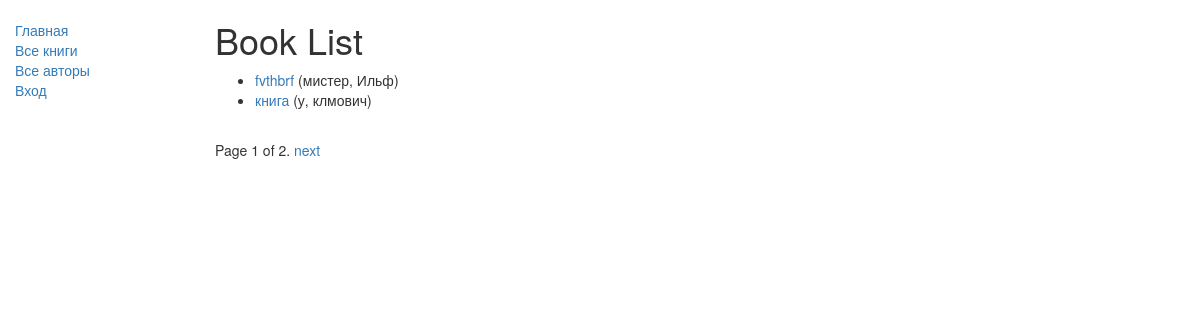
/library/books/, run on the app's committed database.
### libcatalog/models.py (models this page shows, shortened)
class Book(models.Model):
    class Meta:
        verbose_name = 'Книга'
        verbose_name_plural = 'Книги'
        ordering = ["title"]
    title = models.CharField(max_length=200)
    slug = models.CharField(max_length=30,
                            default = str(title),
                            verbose_name='отображение в пути url',
                            help_text='желательно латинские символы и цифры без пробелов, а так же смысловая нагрузка')
    author = models.ForeignKey(
        'Author',
        on_delete=models.SET_NULL,
        null=True,
        verbose_name='Автор',
        help_text='выберите автора книги')
    summary = models.TextField(
        max_length=1000,
        help_text="описание содержания книги")
    isbn = models.CharField(
        'ISBN',
        max_length=13,
        help_text='ISBN 13-ти значный индентификатор <a href="https://www.isbn-international.org/content/what-isbn">ISBN number</a>')
    genre = models.ManyToManyField(
        Genre,
        blank=True,
        verbose_name='Жанр',
        help_text="укажите жанр этой книги")
    lang = models.CharField('Язык',max_length=25,default='Русский')
    def get_absolute_url(self):
        return reverse('book-detail', args=[str(self.slug)])
    def display_genre(self):
        return ', '.join([ genre.name for genre in self.genre.all()[:3] ])
    display_genre.short_description = 'Genre'

class Author(models.Model):
    class Meta:
        verbose_name = 'Автор'
        verbose_name_plural = 'Авторы'
    first_name = models.CharField(
        'Первое имя',
        max_length=100)
    last_name = models.CharField(
        'Второе имя',
        max_length=100)
    slug = models.CharField(
        'url представление имени ',
        default = str(first_name),
        help_text='латинские символы и цифры одной строкой без пробелов',
        max_length=100)
    date_of_birth = models.DateField(
        'дата рождения',
        null=True, blank=True)
    date_of_death = models.DateField(
        'дата смерти',
        null=True, blank=True)
    def __str__(self):
        return '%s, %s' % (self.last_name, self.first_name)

### libcatalog/views.py (the view)
# urls.py: path('books/', BookListView.as_view(), name='books' ),
class BookListView(generic.ListView):
    model = Book
    paginate_by = 2

### libcatalog/templates/libcatalog/book_list.html (shortened to what this page needs)
{% extends "base_generic.html" %}
{% block content %}
    <h1>Book List</h1>
    {% if book_list %}
    <ul>
      {% for book in book_list %}
      <li>
        <a href="{{ book.get_absolute_url }}">{{ book.title }}</a> ({{book.author}})
      </li>
      {% endfor %}
    </ul>
    {% else %}
      <p>There are no books in the library.</p>
    {% endif %}
{% endblock %}

### data on the page
Book: title "fvthbrf", author "мистер, Ильф"
Book: title "книга", author "у, клмович"

### other printed values
{{ page_obj.number }} "1"
{{ page_obj.paginator.num_pages }} "2"
